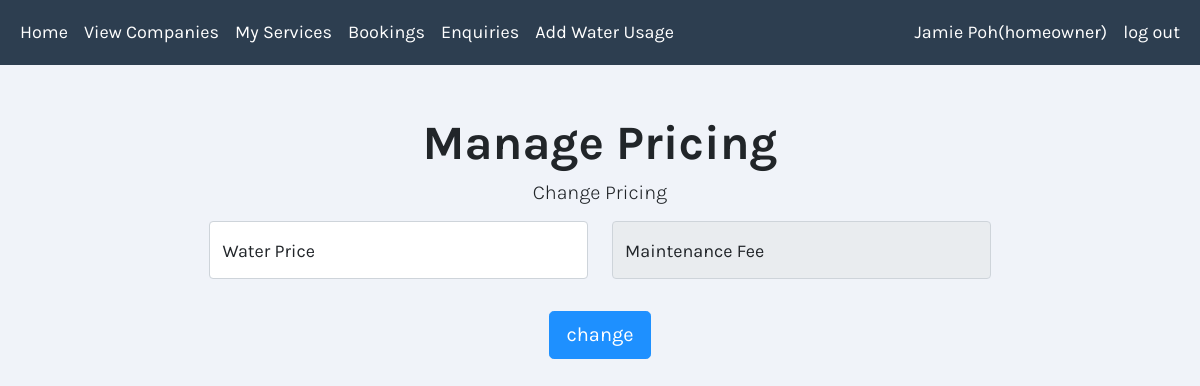
Page /managePrice.php (signed in) on the earlier database version.
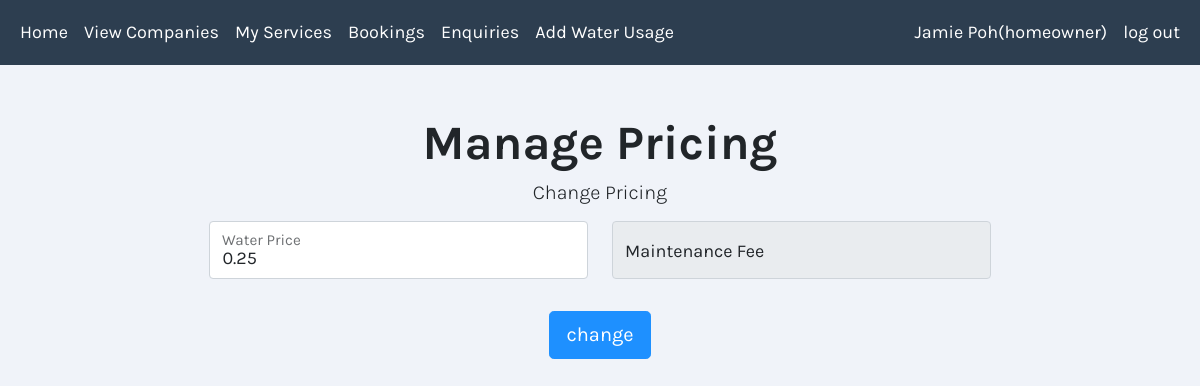
Same page on the later database version.
### tables this page shows
CREATE TABLE `Company_Services` (
  `cs_ID` int(11) NOT NULL,
  `service_ID` int(11) NOT NULL,
  `company_ID` int(11) NOT NULL,
  `price` double(11,2) DEFAULT NULL
);

### classes.php (called while the page is built, shortened)
<?php
include_once 'cssLinks.php';

### managePrice.php (the view, shortened to what this page needs)
<?php
include_once("classes.php");
$CID = $_SESSION['ID'];
try
{
 $query = "SELECT price FROM Company_Services as cs
           JOIN Services as serv
           ON cs.service_ID = serv.service_ID
           WHERE company_ID =$CID AND service_name ='Water Supply'";
 $result =  mysqli_query($conn, $query);
   if ($result->num_rows > 0) {
       while($row = $result->fetch_assoc()) {
         $water_price = $row["price"];
       }
   }
   else{
     $water_price = "none";
   }
   $query = "SELECT price FROM Company_Services as cs
             JOIN Services as serv
             ON cs.service_ID = serv.service_ID
             WHERE company_ID =$CID AND service_name ='Maintenance'";
   $result =  mysqli_query($conn, $query);
     if ($result->num_rows > 0) {
         while($row = $result->fetch_assoc()) {
           $maintenance_price = $row["price"];
         }
     }
     else{
       $maintenance_price = "none";
     }
   }  catch (mysqli_sql_exception $e)
     {
       echo "<p>Error " . mysqli_errno($conn). ": " . mysqli_error($conn);
     }
?>
<html>
    <head>
        <?php include_once('cssLinks.php');?>
    </head>
    <body>
        <?php include_once('navbar.php');?>
        <div class="container" >
            <h1 class ="display-5 fw-bold text-center" style="margin-top:50px;">Manage Pricing</h1>
            <div class="row justify-content-center">
                <div class="col-md-6 text-center">
                    <p class ="display-6 fs-5" name = "product" value ="avail">Change Pricing</p>
                </div>
            </div>
        </div>
        <div class="container">
            <form id="ManagePrice" class ="form-horizontal-2" action="<?php echo htmlspecialchars($_SERVER["PHP_SELF"]);?>" method="post">
              <div class="row">
            <div class="col-md-6">
              <div class="form-floating mb-3">
               <input type="text" class="form-control" id="water_price" name="water_price" placeholder="water_price"  value = "<?php if($water_price != "none"){echo $water_price;}?>" <?php if($water_price == "none"){echo "disabled";}else{echo "required";}?>>
               <label for="water_price">Water Price</label>
             </div>
           </div>
           <div class="col">
             <div class="form-floating mb-3">
              <input type="text" class="form-control" id="maintenance_price" name="maintenance_price" placeholder="maintenance_price"  value = "<?php if($maintenance_price != "none"){echo $maintenance_price;}?>" <?php if($maintenance_price == "none"){echo "disabled";}else{echo "required";}?>>
              <label for="maintenance_price">Maintenance Fee</label>
            </div>
          </div>
        </div>
                <div class="form-group mb-2 mt-3 text-center">
                    <input type="submit" class="btn btn-lg btn-primary" value="change">
                </div>
            </form>
        </div>
    </body>
</html>

### cssLinks.php (shortened to what this page needs)
<link href="https://cdn.jsdelivr.net/npm/bootstrap@5.1.3/dist/css/bootstrap.min.css" rel="stylesheet">
<link rel="stylesheet" href="css/main.css">
<link rel="stylesheet" type="text/css" href="https://cdn.datatables.net/v/dt/dt-1.12.1/datatables.min.css"/>

### navbar.php (shortened to what this page needs)
<div class="containertest" >
    <nav class=" navbar navbar-expand-lg navbar-dark" style="background-color:#2d3e50;">
    <div class="container-fluid">
      <div class="collapse navbar-collapse" id="navbarNavAltMarkup">
        <div class="navbar-nav">
          <?php
            if($_SESSION["user_type"] =="homeowner"){
              echo '<a class="nav-link "  href="welcomeHomeowner.php">Home</a>';
              echo '<a class="nav-link " href="viewCompanies.php" >View Companies</a>';
              echo '<a class="nav-link " href="servicesHomeowner.php" >My Services</a>';
              echo '<a class="nav-link " href="viewBookingsHomeowner.php" >Bookings</a>';
              echo '<a class="nav-link " href="viewEnquiries.php" >Enquiries</a>';
              echo '<a class="nav-link " href="addWaterUsage.php" >Add Water Usage</a>';
            }
          ?>
        </div>
        <div class="navbar-nav ms-auto">
          <a class="nav-link "
            <?php
              if($_SESSION["user_type"] =="company"){
              echo 'href="userInfo.php">';
            }
              else if($_SESSION["user_type"] =="homeowner"){
              echo 'href="userInfoHome.php">';
          } else {
            echo '>';
          }
            ?>
            <?php echo htmlspecialchars($_SESSION["name"]).'('.htmlspecialchars($_SESSION["user_type"]).')'; ?></a>
          <a class="nav-link d-flex justify-content-end" href="logout.php" >log out</a>
        </div>
      </div>
    </div>
  </nav>
</div>

### css/main.css (style rules this page uses)
body { font-family: 'Karla', sans-serif !important; background-color:#F0F3F9 !important; font-size: 18px; }
.btn-primary { background-color:DodgerBlue !important ; border-color:DodgerBlue !important ; }
.form-control { font-size: 18px; }
.navbar { padding:0px; }
.nav-link { padding:19px; }
.navbar-dark .navbar-nav .nav-link { color: white; }
.form-horizontal-2 { display:block; width:48%; margin:0 auto; }
@media (max-width: 1366px) { .form-horizontal-2 { width: 70% !important; } }

Differences in the rows shown:
now on this page (row edited): company_services: water_price "0.25"
